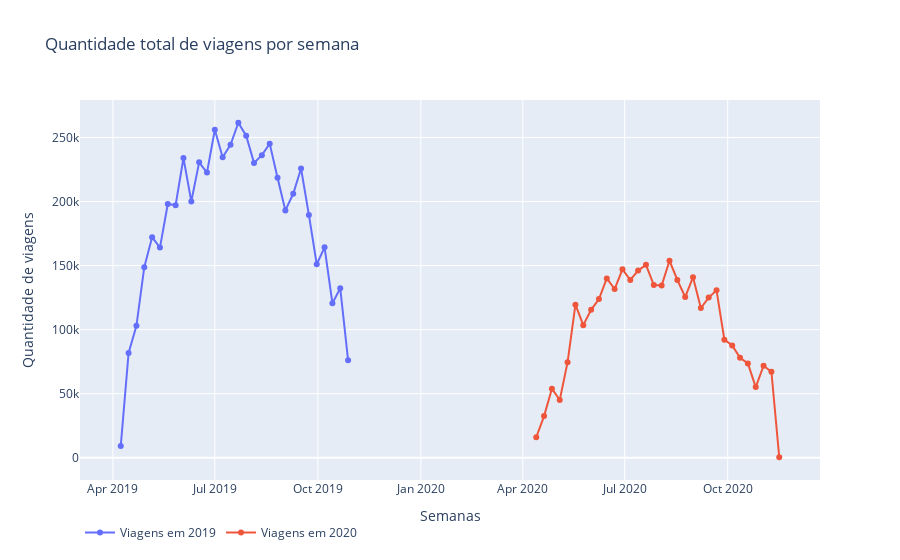

This figure's notebook cell:
### Code cell
#Gráfico da quantidade total de viagens por semana

#Criando os gráficos
grafico_2019 = go.Scatter(x = viagens_por_semana_2019['semana'], y = viagens_por_semana_2019['qtd_viagens'], mode = 'markers+lines', name = 'Viagens em 2019')
grafico_2020 = go.Scatter(x = viagens_por_semana_2020['semana'], y = viagens_por_semana_2020['qtd_viagens'], mode = 'markers+lines', name = 'Viagens em 2020')

#Armazenando os gráficos em uma lista
graficos = [grafico_2019, grafico_2020]

#Criando o layout
layout = go.Layout(title='Quantidade total de viagens por semana',
                   yaxis={'title':'Quantidade de viagens'},
                   xaxis={'title': 'Semanas'})

#Criando a figura que será exibida
fig = go.Figure(data=graficos, layout=layout)
fig.update_layout(legend=dict(orientation='h'))

#Exibindo o gráfico
py.iplot(fig)

### Figure 1 — Plotly figure (JSON) as saved in the notebook; plotly's stock layout.template omitted (floating-point values rounded to 4 significant figures)
{"data": [{"mode": "markers+lines", "name": "Viagens em 2019", "type": "scatter", "x": ["2019-04-08", "2019-04-15", "2019-04-22", "2019-04-29", "2019-05-06", "2019-05-13", "2019-05-20", "2019-05-27", "2019-06-03", "2019-06-10", "2019-06-17", "2019-06-24", "2019-07-01", "2019-07-08", "2019-07-15", "2019-07-22", "2019-07-29", "2019-08-05", "2019-08-12", "2019-08-19", "2019-08-26", "2019-09-02", "2019-09-09", "2019-09-16", "2019-09-23", "2019-09-30", "2019-10-07", "2019-10-14", "2019-10-21", "2019-10-28"], "y": [9143, 81796, 102919, 148721, 172137, 164058, 198095, 197187, 233966, 200064, 230586, 222602, 256021, 234581, 244348, 261504, 251423, 230165, 236155, 245189, 218602, 193071, 206042, 225804, 189548, 151005, 164200, 120572, 132217, 76121]}, {"mode": "markers+lines", "name": "Viagens em 2020", "type": "scatter", "x": ["2020-04-13", "2020-04-20", "2020-04-27", "2020-05-04", "2020-05-11", "2020-05-18", "2020-05-25", "2020-06-01", "2020-06-08", "2020-06-15", "2020-06-22", "2020-06-29", "2020-07-06", "2020-07-13", "2020-07-20", "2020-07-27", "2020-08-03", "2020-08-10", "2020-08-17", "2020-08-24", "2020-08-31", "2020-09-07", "2020-09-14", "2020-09-21", "2020-09-28", "2020-10-05", "2020-10-12", "2020-10-19", "2020-10-26", "2020-11-02", "2020-11-09", "2020-11-16"], "y": [15944, 32475, 53894, 45049, 74550, 119463, 103482, 115471, 123825, 139994, 131693, 147090, 138744, 146145, 150576, 134812, 134429, 153758, 138786, 125434, 140947, 116874, 125018, 130691, 92149, 87588, 77933, 73571, 55110, 71769, 67143, 334]}], "layout": {"legend": {"orientation": "h"}, "title": {"text": "Quantidade total de viagens por semana"}, "xaxis": {"title": {"text": "Semanas"}}, "yaxis": {"title": {"text": "Quantidade de viagens"}}}}
